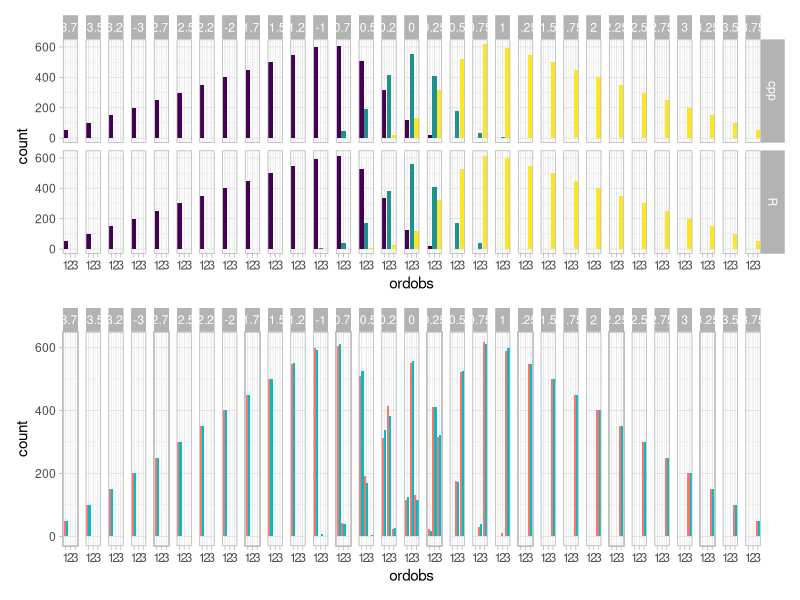

Source code (R):
library(tidyverse)
library(patchwork)
theme_set(theme_light())

rm(list = ls())

ordobs <- function(a, b, tolerance, noise){
    diff <- rnorm(1, a - b, noise)
    if (diff < (-tolerance)) return(1);
    if (abs(diff) < tolerance) return(2);
    if (diff > tolerance) return(3);
}

##local R-sim generated ordobs:
ordobs.df <- data.frame()
a <- -2 #ugly setup + while loop mimics cpp for loop literally.

while (a < 2){
    b <- -2
    while (b < 2){
        for (rep in 1:50){
        ordobs.df <- rbind(ordobs.df, data.frame(
                                          ordobs = ordobs(a, b, .3, .3),
                                          a = a,
                                          b = b,
                                          tolerance = 0.1,
                                          noise = 0.1,
                                          simsource = "R")
                           )
        }
        b <- b + 0.25
    }
    a <- a + 0.25
}
## c generated ordobs from ord_phi.cpp
cpp_ordobs.df <- read.csv("ordphi_output.csv") %>%
    mutate(simsource = "cpp")

allsimobs.df <- rbind(cpp_ordobs.df, ordobs.df)

facet_plot <- ggplot(allsimobs.df,
                  aes(x = ordobs, fill = ordered(ordobs, levels = 1:3))) +
    geom_bar() +
    facet_grid(simsource~as.factor(a - b)) +
    guides(fill = FALSE)

dodge_plot <- ggplot(allsimobs.df,
                     aes(x = ordobs, fill = simsource)) +
    geom_bar(position = "dodge") +
    facet_grid(.~as.factor(a - b)) +
    guides(fill = FALSE)

print(facet_plot / dodge_plot)
